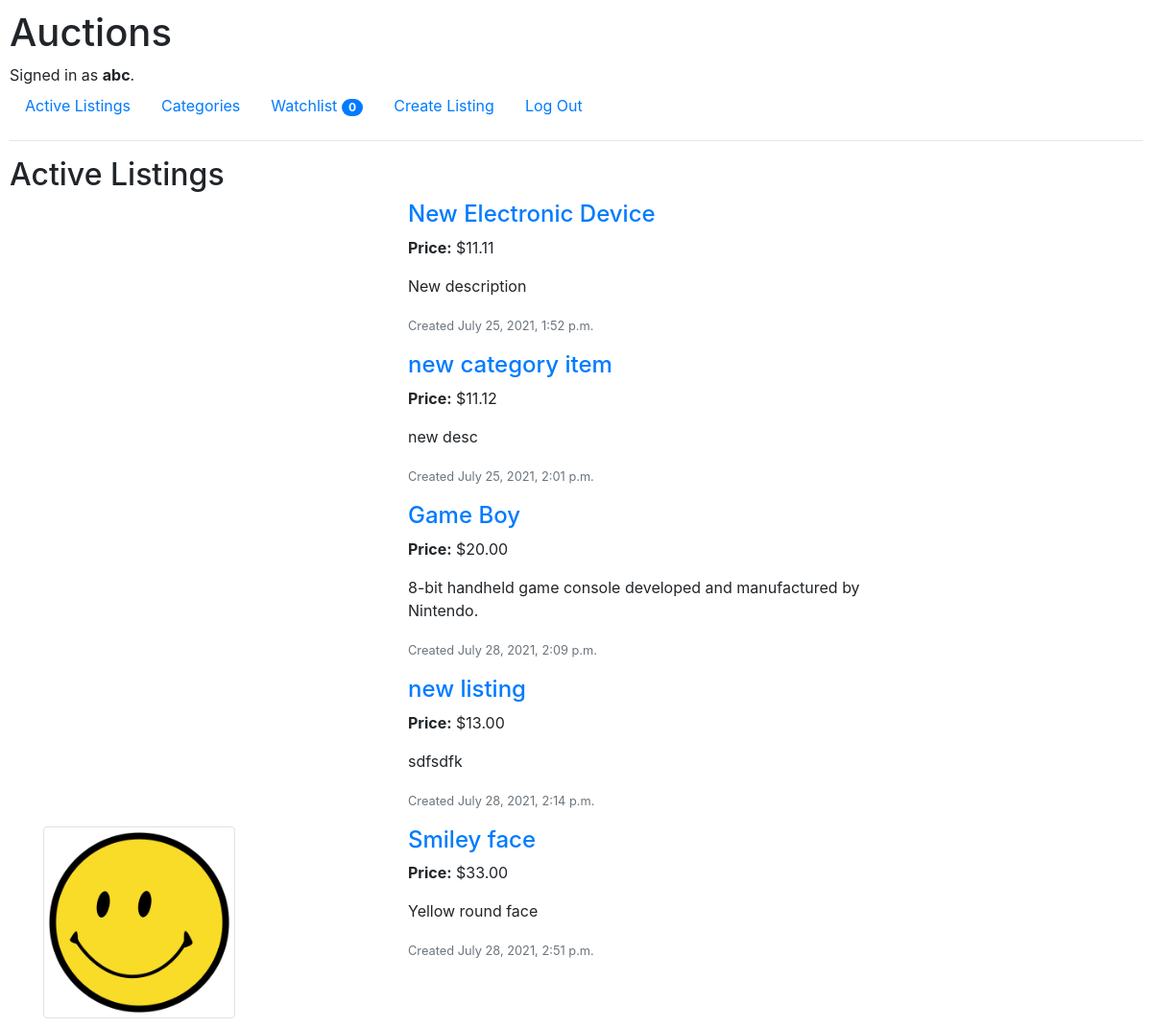
Screenshot of / (signed in) with the database file from the repository.
### auctions/models.py (models this page shows, shortened)
class User(AbstractUser):
    pass

class Listing(models.Model):
    creator = models.ForeignKey(User, on_delete=models.CASCADE, related_name="listings")
    title = models.CharField(max_length=64)
    description = models.TextField()
    image = models.ImageField(null=True, blank=True, upload_to="auctions")
    category = models.ForeignKey(Category, blank=True, on_delete=models.CASCADE, related_name="category_items")
    date_created = models.DateTimeField()
    is_active = models.BooleanField()
    price = models.DecimalField(max_digits=19, decimal_places=2)
    highest_bid = models.ForeignKey('Bid', null=True, blank=True, on_delete=models.CASCADE, related_name="winners")
    watchers = models.ManyToManyField(User, blank=True, related_name="watchlist")

### auctions/views.py (the view)
# urls.py: path("", views.index, name="index"),
def index(request):
    return render(request, "auctions/index.html", {
        "listings": Listing.objects.all(),
        "title": "Active Listings",
        "empty": "No active listings to display"
    })

### auctions/templates/auctions/index.html
{% extends "auctions/layout.html" %}
{% block body %}
    <h2>{{ title }}</h2>
    <div class="container">
        <div class="row">
        {% if listings %}
        {% for listing in listings %}
            {% if listing.is_active %}
            <div class="col-4">
                {% if listing.image %}
                <img src="{{ listing.image.url }}" alt="{{ listing.title }}"
                class="img-thumbnail size-200">
                {% endif %}
            </div>
            <div class="col-6">
                <a href="{% url 'auctions:listing' listing_id=listing.id %}"><h4>{{ listing.title }}</h4></a>
                <p><b>Price:</b> ${{ listing.price }}</p>
                <p>{{ listing.description }}</p>
                <p class="text-secondary"><small>Created {{ listing.date_created }}</small></p>
            </div>
            {% endif %}
        {% endfor %}
        {% else %}
            <div class="col-10">
                <h4>{{ empty }}</h4>
            </div>
        {% endif %}
        </div>
    </div>
{% endblock %}

### auctions/templates/auctions/layout.html (shortened to what this page needs)
{% load static %}
<!DOCTYPE html>
<html lang="en">
    <head>
        <link rel="stylesheet" href="https://stackpath.bootstrapcdn.com/bootstrap/4.4.1/css/bootstrap.min.css">
        <link href="{% static 'auctions/styles.css' %}" rel="stylesheet">
    </head>
    <body>
        <h1>Auctions</h1>
        <div>
            {% if user.is_authenticated %}
                Signed in as <strong>{{ user.username }}</strong>.
            {% else %}
                Not signed in.
            {% endif %}
        </div>
        <ul class="nav">
            <li class="nav-item">
                <a class="nav-link" href="{% url 'auctions:index' %}">Active Listings</a>
            </li>
            {% if user.is_authenticated %}
                <li class="nav-item">
                    <a class="nav-link" href="{% url 'auctions:categories' %}">Categories</a>
                </li>
                <li class="nav-item">
                    <a class="nav-link" href="{% url 'auctions:watchlist' %}">Watchlist
                    <span class="badge badge-primary badge-pill">{{ user.watchlist.count }}</span>
                    </a>
                </li>
                <li class="nav-item">
                    <a class="nav-link" href="{% url 'auctions:new_listing' %}">Create Listing</a>
                </li>
                <li class="nav-item">
                    <a class="nav-link" href="{% url 'auctions:logout' %}">Log Out</a>
                </li>
            {% endif %}
        </ul>
        <hr>
        {% block body %}
        {% endblock %}
    </body>
</html>

### auctions/static/auctions/styles.css (style rules this page uses)
body { padding: 10px; }
.size-200 { height: 200px; }

### rows the page displays
User: username "abc", watchlist.count "0"
Listing: title "New Electronic Device", price "11.11", description "New description", date_created "July 25, 2021, 1:52 p.m."
Listing: title "new category item", price "11.12", description "new desc", date_created "July 25, 2021, 2:01 p.m."
Listing: title "Game Boy", price "20.00", description "8-bit handheld game console developed and manufactured by Nintendo.", date_created "July 28, 2021, 2:09 p.m."
Listing: title "new listing", price "13.00", description "sdfsdfk", date_created "July 28, 2021, 2:14 p.m."
Listing: image (picture), title "Smiley face", price "33.00", description "Yellow round face", date_created "July 28, 2021, 2:51 p.m."

### other values shown
{{ title }} "Active Listings"
